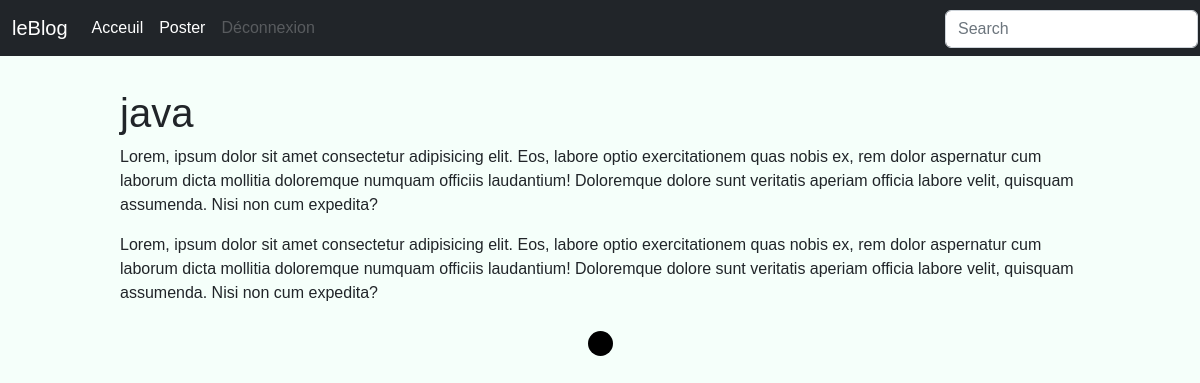
The page /java/ on the database its author committed.
### blog/models.py (models this page shows, shortened)
class blog(models.Model):
    title        = models.CharField     (max_length=225,unique=True,verbose_name="Titre")
    slug         = models.SlugField     (max_length=225,unique=True,blank=True)
    author       = models.ForeignKey    (User, on_delete=models.SET_NULL,null=True,blank=True)
    last_update  = models.DateTimeField (auto_now=True)
    created_on   = models.DateField     (blank=True,null=True)
    published    = models.BooleanField  (default=False , verbose_name="Publié")
    content      = models.TextField     (blank=True,verbose_name="Contenu")
    class Meta:
        ordering = ['-created_on']
        verbose_name = "Article"

### blog/views.py (the view)
# urls.py: path('<str:slug>/',blogDetail.as_view(), name='post'),
class blogDetail(DetailView):
    model = blog
    context_object_name = "post"

### blog/templates/blog/blog_detail.html (shortened to what this page needs)
{% extends 'base.html' %}
    {% block content %}
        <article>
            <h1>{{ post.title }}</h1>
            <div>{{ post.content|linebreaks|safe }}</div>
        </article>
    {% endblock %}

### blog/static/css/base.css (style rules this page uses)
body { background-color: mintcream; font-family: Arial, Helvetica, sans-serif; }
#blog article { width: 80%; }

### rows shown on the page
blog: title "java", content "Lorem, ipsum dolor sit amet consectetur adipisicing elit. Eos, labore optio exercitationem quas nobis ex, rem dolor aspernatur cum laborum dicta mollitia doloremque numquam officiis laudantium! Doloremque dolore sunt veritatis aperiam officia labore velit, quisquam assumenda. Nisi non cum expedita? Lorem, ipsum dolor sit amet consectetur adipisicing elit. Eos, labore optio exercitationem quas nobis ex, rem dolor aspernatur cum laborum dicta mollitia doloremque numquam officiis laudantium! Doloremque dolore sunt veritatis aperiam officia labore velit, quisquam assumenda. Nisi non cum expedita?"
